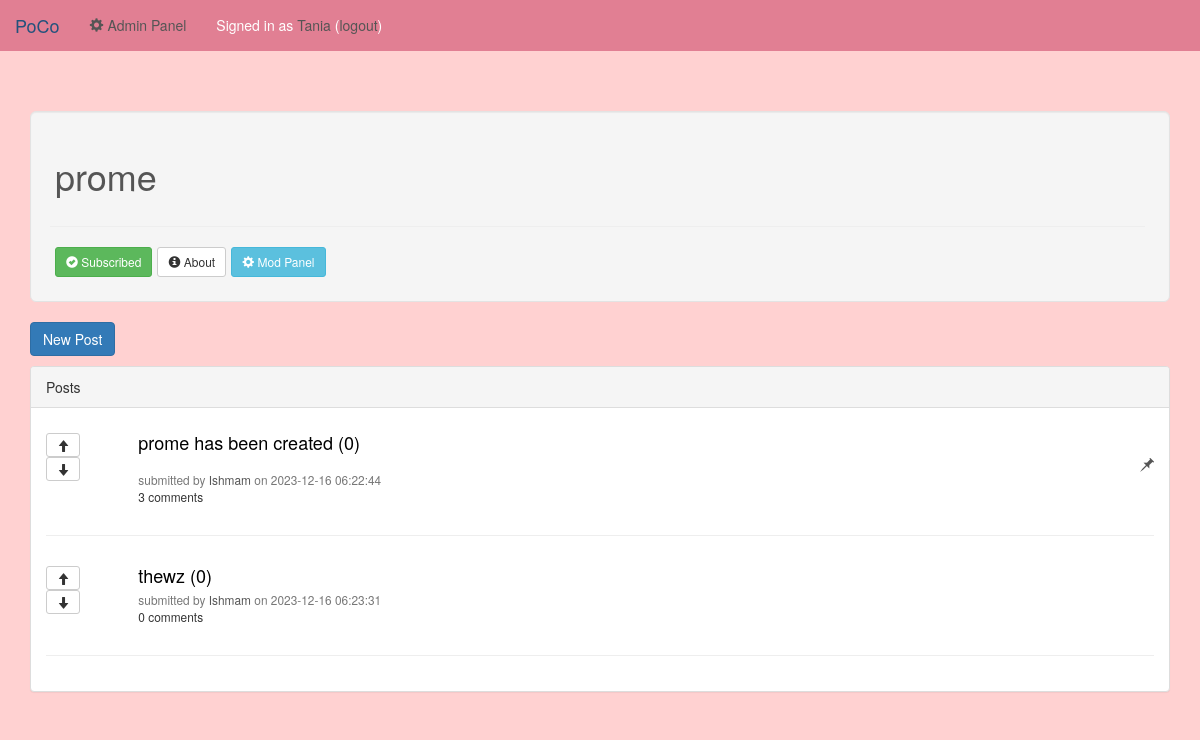
Page /php/soc.php?soc=prome (signed in) on the committed database.
### tables this page shows
CREATE TABLE `societies` (
  `soc_id` int(11) NOT NULL,
  `soc_name` varchar(50) NOT NULL,
  `created_by` int(11) NOT NULL,
  `date_created` timestamp NOT NULL DEFAULT current_timestamp(),
  `status` enum('NORMAL','DELETED','LOCKED') NOT NULL DEFAULT 'NORMAL',
  `rev_id` int(11) DEFAULT NULL
);

CREATE TABLE `posts` (
  `post_id` int(11) NOT NULL,
  `soc_id` int(11) NOT NULL,
  `user_id` int(11) NOT NULL,
  `status` enum('NORMAL','DELETED','LOCKED','STICKIED') NOT NULL DEFAULT 'NORMAL',
  `title` varchar(300) NOT NULL,
  `text` text DEFAULT NULL,
  `time` timestamp NOT NULL DEFAULT current_timestamp()
);

### php/soc.php (called while the page is built, shortened)
<?php
    require("soc_common.php");
	$posts = get_posts($soc, isset($_GET["page"]) ? $_GET["page"] : 0, 10);
	render_mult([
					"soc_common.php",
					"soc_front.php"
				],
				[
					"title"  => $soc["soc_name"],
					"posts"  => $posts,
					"soc"    => $soc,
					"status" => $status
				]
				);
?>

### includes/db_read_funcs.php (called while the page is built, shortened)
<?php
function get_society($sname, $show_deleted = false, $with_rev = false)
{
	$query_string = "
	SELECT 	s.*,
	d.rev_id,
	d.revised_by,
	d.info info,
	DATE_FORMAT(d.time, '%H:%i, %b %d, %Y') \"time\",
	r.username revised_by,
	c.username c_name
	FROM societies s
	JOIN users c ON c.user_id = s.created_by
	LEFT JOIN soc_details d ON s.soc_id = d.soc_id";
	$query_string .= " JOIN users r ON r.user_id = d.revised_by
						WHERE s.soc_name =  ?";
    return  (($s = query($query_string,
                            $sname
                        )
            )
            && ($show_deleted || $s[0]["status"] != "DELETED")
            )
            ? $s[0]:false;
}
	function soc_rel($soc, $uid = null)
	{
		isset($uid) || $uid = $_SESSION["user"]["user_id"];
		$status = query("SELECT EXISTS(SELECT 1 FROM soc_subs WHERE user_id=? and soc_id = ?) as \"sub\",
								EXISTS(SELECT 1 FROM soc_mods WHERE user_id=? and soc_id = ?) as \"mod\",
								EXISTS(SELECT 1 FROM soc_bans WHERE user_id=? and soc_id = ?) as \"banned\",
								EXISTS(SELECT 1 FROM users    WHERE user_id=? and status = ?) as \"admin\"",
						$uid, $soc["soc_id"],
						$uid, $soc["soc_id"],
						$uid, $soc["soc_id"],
						$uid, "ADMIN"
						)[0];
		$status["creator"] = $soc["created_by"] == $uid;
		return $status;
	}
	function get_posts($soc, $offset = 0, $lim = 20)
	{
		return query("	SELECT  p.*,
								u.username,
								if(p.status='STICKIED',10,0) as \"rank\",
								sum(if(v.vote='UP',1,if(v.vote='DOWN',-1,0))) as \"votes\",
								(SELECT count(*)
								 FROM post_views w
								 WHERE w.post_id = p.post_id
								) as \"views\",
								(SELECT count(*)
								   FROM comments c
								  WHERE c.post_id = p.post_id
								) as \"comments\",
								(SELECT pv.vote
								   FROM post_votes pv
								  WHERE pv.post_id = p.post_id
								    AND pv.user_id = ?
								) as \"vote\"
						FROM posts p
						JOIN societies s on p.soc_id = s.soc_id
						LEFT JOIN post_votes v on p.post_id = v.post_id
						JOIN users u on p.user_id = u.user_id
						WHERE p.soc_id = ? AND p.status != 'DELETED'
						GROUP BY p.post_id
						ORDER BY rank DESC, votes DESC, views DESC
						LIMIT ?
						OFFSET ?",
						$_SESSION["user"]["user_id"],
						$soc["soc_id"],
						$lim,
						$offset
					);
	}
?>

### php/soc_common.php (called while the page is built, shortened)
<?php
    $soc = get_society($_GET["soc"], false, false);
	$status = soc_rel($soc);
?>

### includes/html_funcs.php (called while the page is built, shortened)
<?php
	function to_html($a)
	{
		$html = "<".$a["tag"];
		foreach($a["attribs"] as $att => $val)
		{
			$html .= " ".$att."=\"".$val."\" ";
		}
		$html .= ">";
		if (isset($a["children"]))
		{
			foreach($a["children"] as $child)
			{
				$html .= "\n".to_html($child)."\n";
			}
		}
		elseif (isset($a["data"]))
		{
			$html .= $a["data"];
		}
		$html .= "</".$a["tag"].">";
		return $html;
	}
	function make_tag($t, $class = "", $id = "")
	{
		return ["tag" => $t, "attribs" => ["class" => $class, "id" => $id, "style" => ""]];
	}
	function div($elem = null, $class = "")
	{
		$d = make_tag("div", $class);
		$d["children"][] = $elem;
		return $d;
	}
	function small($text, $class = "", $id = "")
	{
		$t = make_tag("small", $class, $id);
		$t["data"] = $text;
		return $t;
	}
	function span($data = "", $class = "", $id = "")
	{
		$span = make_tag("span", $class, $id);
		$span["data"] = $data;
		return $span;
	}
	function h($n = 1, $text = "", $class = "", $id = "")
	{
		$h = make_tag("h".$n, $class, $id);
		$h["data"] = $text;
		return $h;
	}
	function a($url, $class = "", $id = "")
	{
		$a = make_tag("a", $class, $id);
		$a["attribs"]["href"] = $url;
		return $a;
	}
	function css_float($tag, $dir)
	{
		$tag["attribs"]["style"] .= "float:".$dir.";";
		return $tag;
	}
	function post_summary($p, $sname, $show_soc = false)
	{
		$a = a("post.php?pid=".$p["post_id"]."&soc=".$sname);
		$title = div(h(4, $p["title"]."\t(".(($p["votes"]>0) ? "+":"").$p["votes"].")", "list-group-item-heading post-title", "post-title-".$p["post_id"]));
		if ($p["status"]=="STICKIED")
			$title["children"][] = css_float(div(glyph("pushpin")), "right");
		$d = small("submitted by ".to_html(user_link($p["username"]))." on ".$p["time"].(($show_soc) ? " to ".to_html(soc_link($sname)):""), "post-details");
		$a["children"][] = div($title, "row");
		$div2 = div($a, "col-sm-11 container-fluid");
		$div2["children"][] = div($d, "row");
		$div2["children"][] = div(small($p["comments"]." comments", "post-summ-comms"), "row");
		$div = div(post_vote_buttons($p), "list-group-item container-fluid post-summary".(($p["status"]=="STICKIED") ? "post-stickied":""));
		$div["children"][] = $div2;
		return $div;
	}
	function post_vote_buttons($p)
	{
		$bdiv = make_tag("div", "col-sm-1 container-fluid post-".$p["post_id"]);
		$bdiv["attribs"]["role"] = "group";
		$up = vote_button($p["post_id"], "arrow-up");
		$up["attribs"]["class"] .= " post-upvote".(($p["vote"]=='UP') ? " upvote-active":"");
		$up["attribs"]["id"] = "post-up-".$p["post_id"];
		$down = vote_button($p["post_id"], "arrow-down");
		$down["attribs"]["class"] .= " post-downvote".(($p["vote"]=='DOWN') ? " downvote-active":"");
		$down["attribs"]["id"] = "post-down-".$p["post_id"];
		$bdiv["children"][] = div($up, "row");
		$bdiv["children"][] = div($down, "row");
		return $bdiv;
	}
	function vote_button($id, $g)
	{
		$b = make_tag("button", "btn btn-default btn-sm vote");
		$b["attribs"]["type"] = "button";
		$b["attribs"]["value"] = $id;
		$b["children"][] = glyph($g);
		return $b;
	}
	function glyph($g)
	{
		return make_tag("span", "glyphicon glyphicon-".$g);
	}
	function soc_link($sname, $class = "soc-name")
	{
		$a = a("soc.php?soc=".$sname, $class);
		$a["children"][] = span($sname, $class);
		return $a;
	}
	function user_link($uname, $class = "uname")
	{
		$a = a("user.php?u=".$uname, $class);
		$a["children"][] = span($uname, $class);
		return $a;
	}
?>

### templates/soc_common.php (the view, shortened to what this page needs)
<div class="container-fluid well well-lg page-header" >
	<h1 class="soc_title"><?php echo to_html(soc_link($soc["soc_name"]), "soc-title"); ?><small></small></h1>
	<div class="btn-toolbar">
		<hr>
		<?php
			echo "<a role=button href=\"soc.php?soc=".$soc["soc_name"]."&saction=";
			if ($status["sub"])
				echo "unsub\" class=\"btn btn-success btn-sm\"><span class=\"glyphicon glyphicon-ok-sign\"></span> Subscribed";
			else
				echo "sub\" class=\"btn btn-default btn-sm\"><span class=\"glyphicon glyphicon-plus-sign\"></span> Subscribe";
			echo "</a>";
			echo "	<a role=button href=\"soc.php?soc=".$soc["soc_name"]."&view=info\" class=\"btn btn-default btn-sm\">
							<span class=\"glyphicon glyphicon-info-sign\"></span>
							About
						</a>";
			if ($status["mod"] || $status["admin"])
				echo "	<a role=button href=\"mod_panel.php?soc=".$soc["soc_name"]."\" class=\"btn btn-info btn-sm\">
							<span class=\"glyphicon glyphicon-cog\"></span>
							Mod Panel
						</a>";
		?>
	</div>
</div>

### includes/functions.php (shortened to what this page needs)
<?php
	function tquery()
	{
		$sqls = explode(";", rtrim(func_get_arg(0), ";"));
        $params_list = array_slice(func_get_args(), 1);
		static $handle;
        if (!isset($handle))
        {
            try
            {
                $handle = new PDO("mysql:dbname=" . DATABASE . ";host=" . SERVER, USERNAME, PASSWORD);
                $handle->setAttribute(PDO::ATTR_EMULATE_PREPARES, false);
				$handle->setAttribute(PDO::ATTR_ERRMODE, PDO::ERRMODE_EXCEPTION);
            }
            catch (Exception $e)
            {
                trigger_error($e->getMessage(), E_USER_ERROR);
                exit;
            }
        }
		foreach($sqls as $sql)
		{
			if (($statements[] = $handle->prepare($sql)) === false)
			{
				trigger_error($handle->errorInfo()[2], E_USER_ERROR);
				exit;
			}
		}
		try
		{
			$handle->beginTransaction();
			for ($i = 0; $i < count($statements); $i++)
			{
				$statements[$i]->execute($params_list[$i]);
			}
			$handle->commit();
		}
		catch(Exception $e)
		{
			$handle->rollback();
			trigger_error($e->getMessage(), E_USER_ERROR);
			return false;
        }
        return true;
	}
    function query()
    {
    	log_activity();
        $sql = func_get_arg(0);
        $parameters = array_slice(func_get_args(), 1);
        static $handle;
        if (!isset($handle))
        {
            try
            {
                $handle = new PDO("mysql:dbname=" . DATABASE . ";host=" . SERVER, USERNAME, PASSWORD);
                $handle->setAttribute(PDO::ATTR_EMULATE_PREPARES, false);
				$handle->setAttribute(PDO::ATTR_ERRMODE, PDO::ERRMODE_EXCEPTION);
            }
            catch (Exception $e)
            {
                trigger_error($e->getMessage(), E_USER_ERROR);
                exit;
            }
        }
        $statement = $handle->prepare($sql);
		try
		{
			$results = $statement->execute($parameters);
			if ($results !== false)
				return $statement->fetchAll(PDO::FETCH_ASSOC);
			else
				return false;
		}
		catch(Exception $e)
		{
			trigger_error($e->getMessage(), E_USER_ERROR); exit;
		}
    }
    function log_activity()
    {
    	if (isset($_SESSION["user"]))
    	{
    		tquery("INSERT INTO user_activity(user_id)
	    			VALUES(?)",
	    			[
	    				$_SESSION["user"]["user_id"]
	    			]);
    	}
    }
    function render_mult($templates, $values = [])
    {
        extract($values);
        require("../templates/header.php");
    	foreach ($templates as $template)
        {
            require("../templates/$template");
    	}
        require("../templates/footer.php");
    }
?>

### templates/soc_front.php (shortened to what this page needs)
<div>
	<?php
		if ($soc["status"]!="LOCKED" && !$status["banned"])
			echo "<p><a data-toggle=\"modal\" data-target=\"#new-post\" class=\"btn btn-primary btn-large\">New Post</a></p>";
	?>
</div>
<div class="panel panel-default">
	<div class="panel-heading">Posts</div>
	<div class="list-group panel-body">
		<?php
			if (count($posts) == 0)
			{
				echo to_html(par("No posts yet."));
			}
			else
			{
				foreach($posts as $p)
				{
					echo "<div class=\"row\">";
					echo to_html(post_summary($p, $soc["soc_name"]));
					echo "</div>";
					echo "<hr>";
				}
			}
		?>
	</div>
</div>

### php/css/custom.css (style rules this page uses)
body { background-color: #ffd1d1; }

### templates/header.php (style rules this page uses)
.post-title { color: black; }
.post-details { color: #777; }
a { color: #555; }

### rows in the picture
societies: soc_name "prome"
posts: soc.soc_name "prome has been created (0) submitted by Ishmam on 2023-12-16 06:22:44 3 comments"
posts: soc.soc_name "thewz (0) submitted by Ishmam on 2023-12-16 06:23:31 0 comments"

### other values in the picture
$_SESSION["user"]["username"] "Tania"
